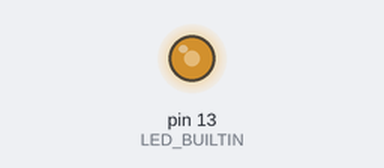
Recording of a program running on a simulated Arduino Uno, built with avr-gcc and run on an emulated ATmega328P. Shown: output pins drawn as LEDs (lit = HIGH). What the program prints to the serial monitor is not drawn.

Above: at 0.05 s.
Timing chart, 0 to 14.2 s (numbered marks = the images above):
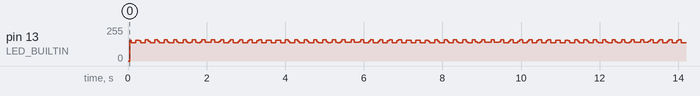

The program:

main.cpp
```cpp
#include <Arduino.h>

unsigned long before = 0;
unsigned long after = 0;
unsigned long time = 0;

// the setup function runs once when you press reset or power the board
void setup() {
  // initialize digital pin LED_BUILTIN as an output.
  pinMode(LED_BUILTIN, OUTPUT);
  Serial.begin(9600);
}

void busyWait(int millis) {
unsigned long c = 0;
for (int i = 0; i < millis; i++)
  {
    for (unsigned long long j = 0; j < 136; j++) {
      c += 9;
    }
  }
}

// the loop function runs over and over again forever
void loop() {
  Serial.println("started");
  digitalWrite(LED_BUILTIN, HIGH);   // turn the LED on (HIGH is the voltage level)
  //delay(1000);   // wait for a second
  before = millis();
  busyWait(50000);
  after = millis();
  time = after - before;
  Serial.println("time = ");
  Serial.println(time);
  digitalWrite(LED_BUILTIN, LOW);    // turn the LED off by making the voltage LOW
   busyWait(500);
  //delay(1000);                       // wait for a second

}
```

part1.cpp
```cpp
#include <Arduino.h>

// Variables initialized
unsigned long before = 0;
unsigned long time = 0;
int val = 0;

// Delay function
// Integer sum is used by default for the function
void busyWait(int millis) {
int c = 0;
//int64_t c = 0;
//double c = 0;
//int c = 9;
for (int i = 0; i < millis; i++)
  {
    for (int j = 0; j < 545; j++) {
      c += 9;
      //c /= 9;
      //c *= 9;
    }
  }
}

// Function to get the value from the ADC
int getVal() {

  // ADC conversion started
  ADCSRA = ADCSRA | (1 << ADSC);
  // Wait while conversion is in progress
  while(ADCSRA & (1 << ADSC));

  return ADCH;

}

void setup() {

  //Setting built in led as output
  DDRB |= (1 << PB5);
  //Setting A0 as input
  DDRC &= (0 << PC0);
  // Left justified data representation with AVCC as reference
  // and ADC0 as input
  ADMUX = 0b01100000;
  // Prescaler set to maximum 128 - clock rate at 125 kHz
  ADCSRA = 0b10000111;
  Serial.begin(9600);
}

void loop() {
  val = getVal();
  // Toggle LED
  PORTB ^= (1 << PB5);
  //before = millis();
  busyWait(val*4);
  //time = millis() - before;
  //Serial.println(time);

}
```

Measured:
- by itself, pin 13 (LED_BUILTIN): moves between 136/255 and 159/255, repeating every 10.9 s
